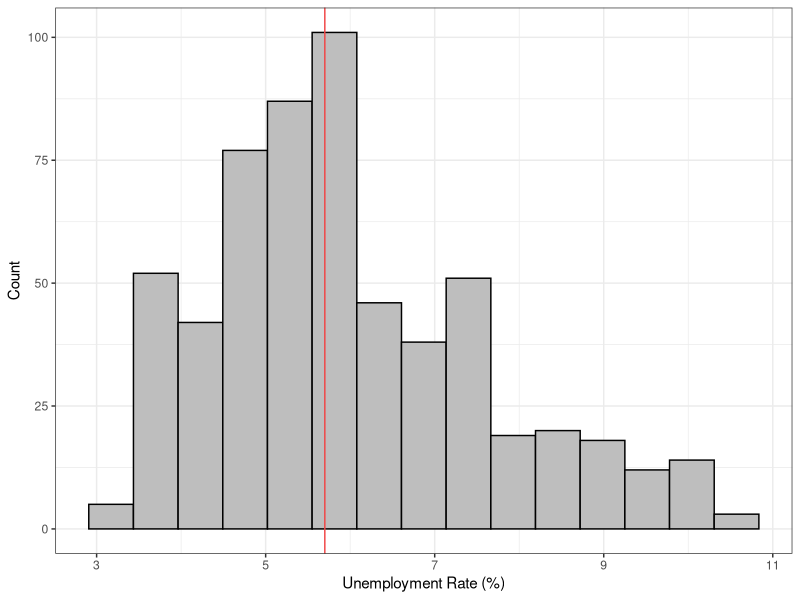

Reproduce this figure in R. (Note: this script raises an error after producing the figure.)
# load libraries
library(kableExtra)                     # for printing tables
library(cowplot)                        # for side by side plots
library(lubridate)                      # for dealing with dates
library(maps)                           # for creating maps
library(tidyverse)

# read in the cleaned data
setwd("~/Desktop/STAT471/unemployment-project")
econ_train = read_tsv(file = "data/clean/econ_train.tsv")
econ_test = read_tsv(file = "data/clean/econ_test.tsv")

# count number of test and train observations and number of filters
test_obs = nrow(econ_train)
train_obs = nrow(econ_test)
total_obs = test_obs + train_obs
num_features = ncol(econ_train)

 
# Variation in response variable 
histogram_unemploy = econ_train %>%
  ggplot(aes(x = UNRATE)) +
  geom_histogram(bins = 15, fill = "grey", col =  "black") +
  labs(x = "Unemployment Rate (%)", 
       y = "Count") +
  # add vertical line at the median value for unemployment rate
  geom_vline(xintercept = median(econ_train$UNRATE), color = "#f04546") + 
  theme_bw()
# save the plot
ggsave(filename = "~/Desktop/STAT471/unemployment-project/results/histogram_unemploy.png", 
       plot = histogram_unemploy, 
       device = "png", 
       width = 8, 
       height = 5)

# which 10 years have the highest unemployment rates
top_10_unemploy = econ_train %>%
  mutate(year = year(date)) %>% #add year columns
  group_by(year) %>%  #group by year 
  summarise(UNRATE = mean(UNRATE)) %>% 
  ungroup() %>%
  arrange(desc(UNRATE)) %>%
  head(10)
top_10_unemploy %>% 
  kable(format = "latex", row.names = NA, 
        booktabs = TRUE, digits = 1) %>%
  kable_styling(position = "center") %>%
  save_kable(file =
               "~/Desktop/STAT471/unemployment-project/results/top_10_unemploy.pdf", 
             self_contained = T)

# Calculate mean unemployment 

# All data 
mean_all_years = econ_train %>%
  summarise("Time" = "1960-2020", "Unemployment Rate" = mean(UNRATE))
# After 2010
mean_last_10years = econ_train %>% 
  filter(date > as.Date("2010-01-01")) %>%
  summarise("Time" = "2010-2020", "Unemployment Rate" = mean(UNRATE))
# combine two metrics
mean_unemploy = rbind(mean_all_years, mean_last_10years) 

mean_unemploy  %>% 
  kable(format = "latex", row.names = NA, 
        booktabs = TRUE, digits = 2) %>%
  kable_styling(position = "center") %>%
  save_kable(file =
               "~/Desktop/STAT471/unemployment-project/results/mean-unemployment-chart.pdf", 
             self_contained = T)

#Plot unemployment by year 

# set colors to use for graphs 
cols <- c("Total U.S."= "#3591d1","Mean Unemployment (1972-2021)"= "#f04546")

# plot both unemployment rates for all years
all_year_plot = econ_train %>% 
  ggplot() + 
  geom_line(mapping = aes(x=date,y=UNRATE, colour = "Total U.S.")) +
  geom_hline(yintercept = median(econ_train$UNRATE), 
             colour = "#f04546", linetype='dashed') +
  ggtitle("Total U.S. Unemployment (1960-2020)") + 
  theme_bw() +
  scale_colour_manual(name="Metric",values=cols)  +
  labs(
    x = "Date",
    y = "Unemployment Rate"
  )
# save the plot
ggsave(filename = "~/Desktop/STAT471/unemployment-project/results/all-year-comparison-plot.png", 
       plot = all_year_plot, 
       device = "png", 
       width = 8, 
       height = 5)
 

# Plot phillips curve (inflation by unemployment) 
phillips_curve_US = econ_train %>% 
  summarise(year = year(date), UNRATE, FPCPITOTLZGUSA) %>% 
  group_by(year) %>% 
  summarise(unemployment_rate = mean(UNRATE), 
            inflation = mean(FPCPITOTLZGUSA)) %>% ungroup() %>%
  ggplot() + 
  geom_line(mapping = aes(x=unemployment_rate,y=inflation), color = "#3591d1") +
  ggtitle("Inflation vs. Unemployment Rate") + 
  theme_bw() +
  labs(
    x = "Unemployment Rate",
    y = "Inflation"
  )
# save the plot
ggsave(filename = 
         "~/Desktop/STAT471/unemployment-project/results/phillips-curve-us-plot.png", 
       plot = phillips_curve_US, 
       device = "png", 
       width = 8, 
       height = 5)
 
# Plot unemployment rate vs. federal funds rate
fed_funds_plot = econ_train %>% filter(date > as.Date("2000-01-01")) %>% 
  ggplot() + 
  geom_line(mapping = aes(x= FEDFUNDS,y=UNRATE), color = "#3591d1") +
  ggtitle("Unemployment Rate vs. Federal Funds Rate (2000-2020)") + 
  theme_bw() +
  labs(
    x = "Federal Funds Rate",
    y = "Unemployment Rate"
  )
# save the plot
ggsave(filename = 
         "~/Desktop/STAT471/unemployment-project/results/fed-funds-plot.png", 
       plot = fed_funds_plot, 
       device = "png", 
       width = 8, 
       height = 5)

# Examine unemployment by thousands of employees 

# logging plot
employees_logging_plot = econ_train %>% 
  ggplot() + 
  geom_line(mapping = aes(x= CES1011330001, y = UNRATE), color = "#3591d1") +
  ggtitle(" Logging") + 
  theme_bw() +
  theme(axis.title.x = element_text(size = 8)) +
  theme(axis.title.y = element_text(size = 8)) +
  labs(
    x = "Logging Employees (thousands)",
    y = "Unemployment Rate"
  )

# shipping and boating 
employees_shipping_boating_plot = econ_train %>% 
  ggplot() + 
  geom_line(mapping = aes(x= CES3133660001, y = UNRATE), color = "#3591d1") +
  ggtitle("Shipping and Boating") + 
  theme_bw() +
  theme(axis.title.x = element_text(size = 8)) +
  theme(axis.title.y = element_text(size = 8)) +
  labs(
    x = "Shipping and Boating Employees (thousands)",
    y = "Unemployment Rate"
  )

# information plot
employees_information_plot = econ_train %>% 
  ggplot() + 
  geom_line(mapping = aes(x= CEU5000000001, y = UNRATE), color = "#3591d1") +
  ggtitle("Information") + 
  theme_bw() +
  theme(axis.title.x = element_text(size = 8)) +
  theme(axis.title.y = element_text(size = 8)) +
  labs(
    x = "Information Employees (thousands)",
    y = "Unemployment Rate"
  )

# information plot after 2000, since likely meaningless before then
employees_information_plot_after_2000 = econ_train %>% 
  filter(date > as.Date("2000-01-01")) %>%
  ggplot() + 
  geom_line(mapping = aes(x= CEU5000000001, y = UNRATE), color = "#3591d1") +
  ggtitle("Information (2000-2020)") + 
  theme_bw() +
  theme(axis.title.x = element_text(size = 8)) +
  theme(axis.title.y = element_text(size = 8)) +
  labs(
    x = "Information Employees (thousands)",
    y = "Unemployment Rate"
  )

# federal plot, suggests numbner might increase during high unemployment 
employees_federal_plot = econ_train %>% 
  ggplot() + 
  geom_line(mapping = aes(x= CES9091000001, y = UNRATE), color = "#3591d1") +
  ggtitle("Federal") + 
  theme_bw() +
  theme(axis.title.x = element_text(size = 8)) +
  theme(axis.title.y = element_text(size = 8)) +
  labs(
    x = "Federal Employees (thousands)",
    y = "Unemployment Rate"
  )

employees_plot = plot_grid(employees_logging_plot, employees_shipping_boating_plot, employees_information_plot, employees_information_plot_after_2000, employees_federal_plot, rnow = 3)

# save the plot
ggsave(filename = 
         "~/Desktop/STAT471/unemployment-project/results/employees_plot.png", 
       plot = employees_plot, 
       device = "png", 
       width = 8, 
       height = 5)

# examine unemployment by hours of work, issue is still classifed as employed even if hours change

# hours manufacturing plot
hours_production_manufacturing_plot = econ_train %>% 
  ggplot() + 
  geom_line(mapping = aes(x= AWHMAN, y = UNRATE), color = "#3591d1") +
  ggtitle("Manufacturing") + 
  theme_bw() +
  theme(axis.title.x = element_text(size = 8)) +
  theme(axis.title.y = element_text(size = 8)) +
  labs(
    x = "Hours Production",
    y = "Unemployment Rate"
  )

# hours mining and logging plot
hours_production_mining_logging_plot = econ_train %>% 
  ggplot() + 
  geom_line(mapping = aes(x= CES1000000007, y = UNRATE), color = "#3591d1") +
  ggtitle("Mining/Logging") + 
  theme_bw() +
  theme(axis.title.x = element_text(size = 8)) +
  theme(axis.title.y = element_text(size = 8)) +
  labs(
    x = "Hours Production",
    y = "Unemployment Rate"
  )

# hours construction plot
hours_production_construction_plot = econ_train %>% 
  ggplot() + 
  geom_line(mapping = aes(x= CEU2000000007, y = UNRATE), color = "#3591d1") +
  ggtitle("Construction") + 
  theme_bw() +
  theme(axis.title.x = element_text(size = 8)) +
  theme(axis.title.y = element_text(size = 8)) +
  labs(
    x = "Hours Production",
    y = "Unemployment Rate"
  )

hours_production_plot = plot_grid(hours_production_manufacturing_plot, hours_production_mining_logging_plot, hours_production_construction_plot, nrow = 1)

# save the plot
ggsave(filename = 
         "~/Desktop/STAT471/unemployment-project/results/hours_production_plot.png", 
       plot = hours_production_plot, 
       device = "png", 
       width = 12, 
       height = 4)

# government social benefits: to persons: Federal: Benefits from social insurance funds: Unemployment insurance, as increases so should 
social_benefits_plot = econ_train %>% 
  filter(A1589C1A027NBEA <mean(econ_train$A1589C1A027NBEA)*5) %>% #remove a crazy outliar 
  ggplot() + 
  geom_line(mapping = aes(x= A1589C1A027NBEA, y = UNRATE), color = "#3591d1") +
  ggtitle("Social Benefits to Persons") + 
  theme_bw() +
  theme(axis.title.x = element_text(size = 8)) +
  theme(axis.title.y = element_text(size = 8)) +
  labs(
    x = "Government social benefits: to person",
    y = "Unemployment Rate"
  )

# net government saving: Imputations
net_gov_savings_plot = econ_train %>% 
  ggplot() + 
  geom_line(mapping = aes(x= A2010C1A027NBEA, y = UNRATE), color = "#3591d1") +
  ggtitle("Net government saving") + 
  theme_bw() +
  theme(axis.title.x = element_text(size = 8)) +
  theme(axis.title.y = element_text(size = 8)) +
  labs(
    x = "Net government saving",
    y = "Unemployment Rate"
  )

# real Consumption of Fixed Capital: Private
consumption_fixed_capital_plot = econ_train %>% 
  ggplot() + 
  geom_line(mapping = aes(x= A024RL1A225NBEA, y = UNRATE), color = "#3591d1") +
  ggtitle("Real Consumption of Fixed Capital: Private") + 
  theme_bw() +
  theme(axis.title.x = element_text(size = 8)) +
  theme(axis.title.y = element_text(size = 8)) +
  labs(
    x = "Real Consumption of Fixed Capital: Private",
    y = "Unemployment Rate"
  )

# real Disposable Personal Income
disposable_personal_income_plot = econ_train %>% 
  ggplot() + 
  geom_line(mapping = aes(x= A067RL1A156NBEA, y = UNRATE), color = "#3591d1") +
  ggtitle("Real Disposable Personal Income") + 
  theme_bw() +
  theme(axis.title.x = element_text(size = 8)) +
  theme(axis.title.y = element_text(size = 8)) +
  labs(
    x = "Real Disposable Personal Income",
    y = "Unemployment Rate"
  )

#combine plots
gdp_plots = plot_grid(social_benefits_plot, net_gov_savings_plot, consumption_fixed_capital_plot, disposable_personal_income_plot, nrow = 2)

# save the plot
ggsave(filename = 
         "~/Desktop/STAT471/unemployment-project/results/gdp_plots.png", 
       plot = gdp_plots, 
       device = "png", 
       width = 10, 
       height = 6)
